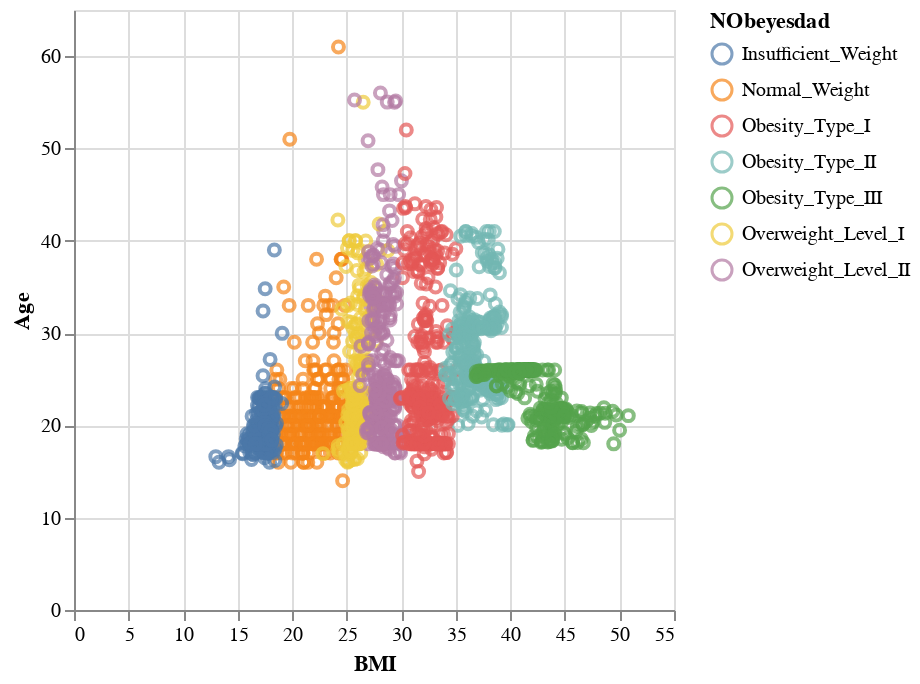

Source (notebook cell):
### Code cell
options = list(set(df['NObeyesdad']).union({None}))
labels = options = list(set(df['NObeyesdad']).union({'All'}))

input_dropdown = alt.binding_select(options = options,
                                   labels = labels, 
                                   name = 'Weight Type: ')

selection = alt.selection_point(fields = ['NObeyesdad'], bind = input_dropdown)

alt.Chart(df).mark_point().encode(
    x='BMI:Q',  # Continuous axis for Age
    y='Age:Q',  # Continuous axis for BMI
    color=alt.condition(selection, alt.Color('NObeyesdad:N'), alt.value('lightgray'))  # Color based on weight type
).add_params(
    selection
)

### Figure 1 — Vega-Lite specification as saved in the notebook (floating-point values rounded to 4 significant figures; data arrays with more than 128 entries replaced by an {"elided": "..."} marker saying what was removed)
{"config": {"view": {"continuousWidth": 300, "continuousHeight": 300}}, "data": {"name": "data-6fa56d76da8d24c2513737698ca10e8d"}, "mark": {"type": "point"}, "encoding": {"color": {"condition": {"param": "param_18", "field": "NObeyesdad", "type": "nominal"}, "value": "lightgray"}, "x": {"field": "BMI", "type": "quantitative"}, "y": {"field": "Age", "type": "quantitative"}}, "params": [{"name": "param_18", "select": {"type": "point", "fields": ["NObeyesdad"]}, "bind": {"input": "select", "options": ["Insufficient_Weight", "Normal_Weight", "Obesity_Type_II", "All", "Obesity_Type_III", "Obesity_Type_I", "Overweight_Level_II", "Overweight_Level_I"], "labels": ["Insufficient_Weight", "Normal_Weight", "Obesity_Type_II", "All", "Obesity_Type_III", "Obesity_Type_I", "Overweight_Level_II", "Overweight_Level_I"], "name": "Weight Type: "}}], "$schema": "https://vega.github.io/schema/vega-lite/v5.20.1.json", "datasets": {"data-6fa56d76da8d24c2513737698ca10e8d": {"elided": "2111 records"}}}
